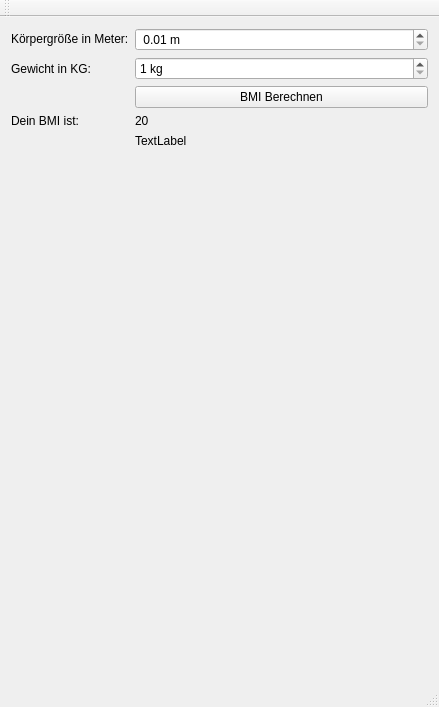
<?xml version="1.0" encoding="UTF-8"?>
<ui version="4.0">
 <class>MainWindow</class>
 <widget class="QMainWindow" name="MainWindow">
  <property name="geometry">
   <rect>
    <x>0</x>
    <y>0</y>
    <width>439</width>
    <height>707</height>
   </rect>
  </property>
  <property name="windowTitle">
   <string>Studentenverwaltung</string>
  </property>
  <widget class="QWidget" name="centralWidget">
   <layout class="QGridLayout" name="gridLayout">
    <item row="0" column="1">
     <layout class="QFormLayout" name="formLayout">
      <item row="0" column="0">
       <widget class="QLabel" name="label">
        <property name="text">
         <string>K&amp;ouml;rpergr&amp;ouml;&amp;szlig;e in Meter:</string>
        </property>
        <property name="textFormat">
         <enum>Qt::RichText</enum>
        </property>
       </widget>
      </item>
      <item row="0" column="1">
       <widget class="QDoubleSpinBox" name="height">
        <property name="prefix">
         <string> </string>
        </property>
        <property name="suffix">
         <string> m</string>
        </property>
        <property name="minimum">
         <double>0.010000000000000</double>
        </property>
        <property name="maximum">
         <double>2.500000000000000</double>
        </property>
        <property name="singleStep">
         <double>0.010000000000000</double>
        </property>
       </widget>
      </item>
      <item row="1" column="0">
       <widget class="QLabel" name="label_2">
        <property name="text">
         <string>Gewicht in KG:</string>
        </property>
       </widget>
      </item>
      <item row="1" column="1">
       <widget class="QSpinBox" name="weight">
        <property name="suffix">
         <string> kg</string>
        </property>
        <property name="prefix">
         <string/>
        </property>
        <property name="minimum">
         <number>1</number>
        </property>
        <property name="maximum">
         <number>999</number>
        </property>
       </widget>
      </item>
      <item row="2" column="1">
       <widget class="QPushButton" name="button">
        <property name="text">
         <string>BMI Berechnen</string>
        </property>
       </widget>
      </item>
      <item row="3" column="0">
       <widget class="QLabel" name="label_3">
        <property name="text">
         <string>Dein BMI ist:</string>
        </property>
       </widget>
      </item>
      <item row="3" column="1">
       <widget class="QLabel" name="bmi_value">
        <property name="text">
         <string>20</string>
        </property>
       </widget>
      </item>
      <item row="4" column="1">
       <widget class="QLabel" name="warning">
        <property name="text">
         <string>TextLabel</string>
        </property>
       </widget>
      </item>
     </layout>
    </item>
   </layout>
  </widget>
  <widget class="QMenuBar" name="menuBar">
   <property name="geometry">
    <rect>
     <x>0</x>
     <y>0</y>
     <width>439</width>
     <height>22</height>
    </rect>
   </property>
  </widget>
  <widget class="QToolBar" name="mainToolBar">
   <attribute name="toolBarArea">
    <enum>TopToolBarArea</enum>
   </attribute>
   <attribute name="toolBarBreak">
    <bool>false</bool>
   </attribute>
  </widget>
  <widget class="QStatusBar" name="statusBar"/>
 </widget>
 <layoutdefault spacing="6" margin="11"/>
 <resources/>
 <connections/>
</ui>
